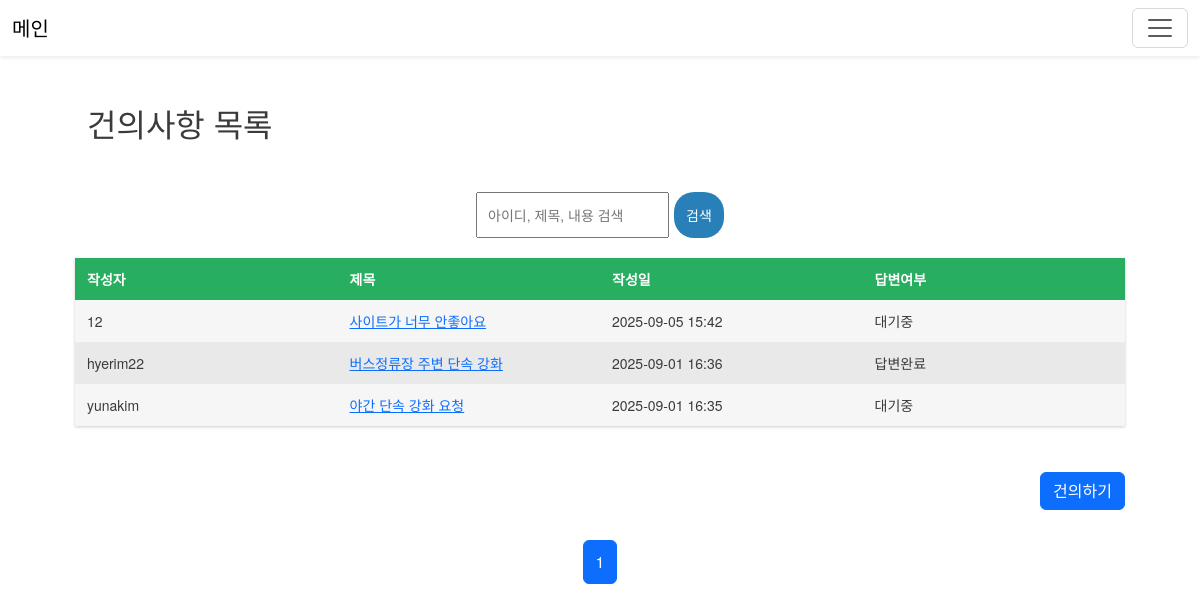
Before: /accounts/suggestions/ (signed in) with the older database file.
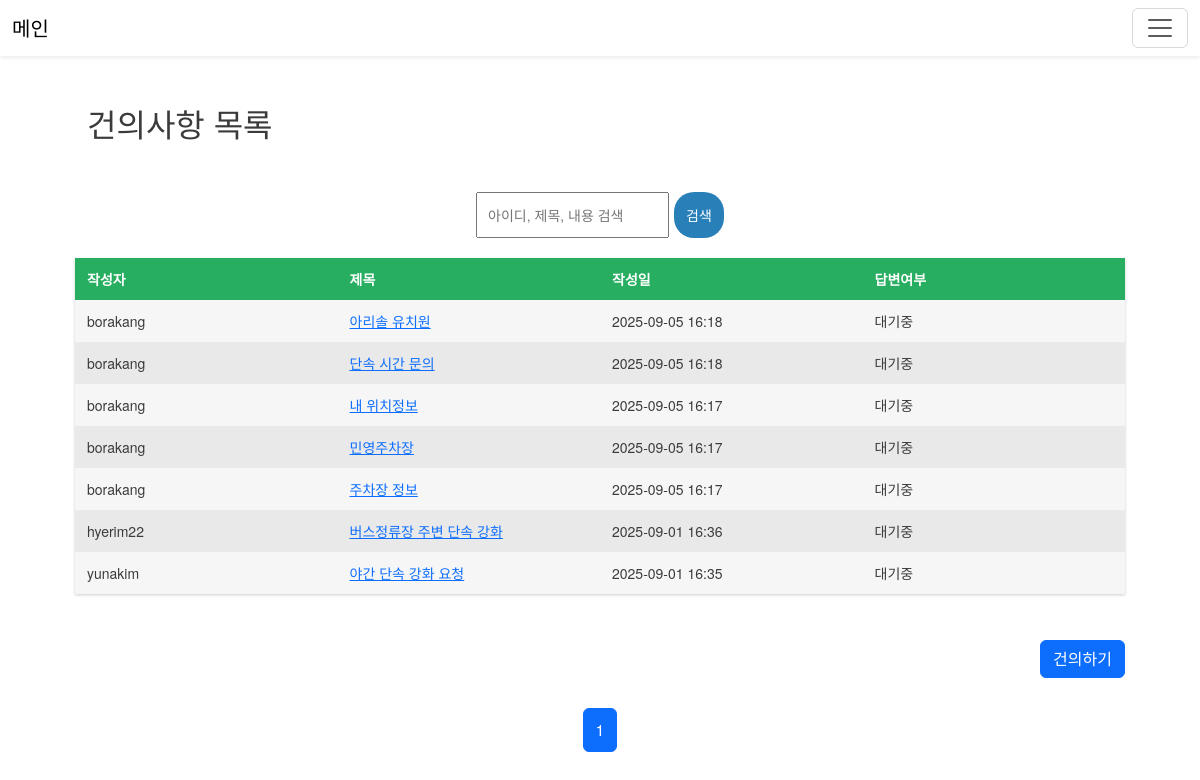
After: the same page with the newer database file.
### accounts/models.py (models this page shows, shortened)
class Suggestion(models.Model):
    author = models.ForeignKey(settings.AUTH_USER_MODEL, on_delete=models.CASCADE)
    title = models.CharField(max_length=200)
    content = models.TextField()
    created_at = models.DateTimeField(auto_now_add=True)

class CustomUser(AbstractUser):
    email = models.EmailField(blank=True, null=True)
    phone = models.CharField(max_length=11)
    name = models.CharField(max_length=50)

### accounts/views.py (the view)
# urls.py: path('suggestions/', views.suggestion_list, name='suggestion_list'),
@login_required(login_url="/accounts/login/")
def suggestion_list(request):
    search = request.GET.get("search", "")
    if request.user.is_staff:
        suggestions = Suggestion.objects.select_related("reply").all().order_by("-created_at")
    else:
        suggestions = Suggestion.objects.select_related("reply").filter(author=request.user).order_by("-created_at")
    if search:
        suggestions = suggestions.filter(
            Q(title__icontains=search)  |
            Q(content__icontains=search) |
            Q(author__username__icontains=search)
        )
    paginator = Paginator(suggestions, 10)
    page_number = request.GET.get("page")
    page_obj = paginator.get_page(page_number)
    current_page = page_obj.number
    total_pages = paginator.num_pages
    start_page = max(current_page - 2, 1)
    end_page = min(current_page + 2, total_pages)
    if current_page < 3:
        page_range = range(1, min(total_pages + 1, 6))
    elif current_page > total_pages - 2:
        page_range = range(max(1, total_pages - 4), total_pages + 1)
    else:
        page_range = range(start_page, end_page + 1)
    return render(request, "accounts/suggestion_list.html", {
        "suggestions": page_obj,  # 목록
        "page_obj": page_obj,  # 기본 page_obj
        "page_range": page_range,  # 우리가 커스텀한 범위
        "search": search,
    })

### second/templates/accounts/suggestion_list.html (shortened to what this page needs)
{% extends 'base.html' %}
{% load static %}
{% block extra_css %}
<link rel="stylesheet" href="{% static 'css/admin_page.css' %}">
{% endblock %}
{% block content %}
<div class="as">
    <div class="container mt-5">
        <h2>건의사항 목록</h2>
    </div>
    <div class="search-wrapper">
        <form method="get" class="search-form">
            <input name="search" type="text" value="{{ search }}" placeholder="아이디, 제목, 내용 검색">
            <button class="btn11" type="submit">검색</button>
        </form>
    </div>
    <div id="table">
        <div class="row header green">
            <div class="cell">
                작성자
            </div>
            <div class="cell">
                제목
            </div>
            <div class="cell">
                작성일
            </div>
            <div class="cell">
                답변여부
            </div>
        </div>
        {% for suggestion in suggestions %}
        <div class="row">
            <div class="cell">{{ suggestion.author.username }}</div>
            <div class="cell">
                <a class="new-su" href="{% url 'suggestion_detail' suggestion.id %}">
                    {{ suggestion.title }}
                </a>
            </div>
            <div class="cell">{{ suggestion.created_at|date:"Y-m-d H:i" }}</div>
            <div class="cell">{% if suggestion.reply %} 답변완료 {% else %} 대기중 {% endif %}</div>
        </div>
        {% empty %}
        <div>
            등록된 건의사항이 없습니다.
        </div>
        {% endfor %}
    </div>
    <br>
    <div class="text-end mt-3">
        <a href="{% url 'suggestion_create' %}" class="btn btn-primary">건의하기</a>
    </div>
    <br>
    <nav aria-label="Page navigation">
        <ul class="pagination justify-content-center">
            {% for num in page_range %}
            {% if page_obj.number == num %}
            <li class="page-item active"><span class="page-link">{{ num }}</span></li>
            {% else %}
            <li class="page-item"><a class="page-link" href="?page={{ num }}&search={{ search }}">{{ num }}</a></li>
            {% endif %}
            {% endfor %}
        </ul>
    </nav>
</div>
{% endblock %}

### second/templates/base.html (shortened to what this page needs)
<!DOCTYPE html>
<html lang="ko">
<head>
    {% load static %}
    <link rel="stylesheet" href="https://cdn.jsdelivr.net/npm/bootstrap@5.3.7/dist/css/bootstrap.min.css">
    {% block extra_css %}{% endblock %}
</head>
<body>
<nav class="navbar navbar-light bg-light bg-transparent shadow-sm">
    <div class="container-fluid">
        <a class="navbar-brand" href="/">메인</a>
        <div class="toast-container position-fixed top-0 start-50 translate-middle-x p-3">
        </div>
        <button class="navbar-toggler" type="button" data-bs-toggle="offcanvas" data-bs-target="#offcanvasMenu">
            <span class="navbar-toggler-icon"></span>
        </button>
    </div>
</nav>
{% block content %}
{% endblock %}
</body>
</html>

### second/static/css/admin_page.css (style rules this page uses)
body { font-family: 'Helvetica Neue', Helvetica, Arial; font-size: 14px; line-height: 30px; font-weight: 400; color: #3b3b3b; -webkit-font-smoothing: antialiased; font-smoothing: antialiased; }
.as { margin: 20px auto; width: 1050px; }
#table { box-shadow: 0 1px 3px rgba(0, 0, 0, 0.2); display: table; }
.row { display: table-row; background: #f6f6f6; }
.row:nth-of-type(odd) { background: #e9e9e9; }
.row.header { font-weight: 900; color: #ffffff; background: #ea6153; }
.row.green { background: #27ae60; }
.cell { padding: 6px 12px; display: table-cell; width: 10%; text-align: left; vertical-align: middle; }
.search-wrapper { width: 100%; display: flex; justify-content: center; margin: 50px 0 20px; }
.search-form { display: flex; }
.search-form input { padding: 6px 10px; margin-right: 5px; }
.search-form button { padding: 6px 12px; }
.btn11 { border-radius: 20px; background-color: #2980b9; color: #ffffff; border: none; }

### second/templates/base.html (style rules this page uses)
input, input:focus { outline: none; box-shadow: none; }

Changed rows visible on the page:
removed Suggestion: author.username "12", title "사이트가 너무 안좋아요", created_at "2025-09-05 15:42", shows "대기중"
added Suggestion: author.username "borakang", title "아리솔 유치원", created_at "2025-09-05 16:18", shows "대기중"
added Suggestion: author.username "borakang", title "단속 시간 문의", created_at "2025-09-05 16:18", shows "대기중"
added Suggestion: author.username "borakang", title "내 위치정보", created_at "2025-09-05 16:17", shows "대기중"
added Suggestion: author.username "borakang", title "민영주차장", created_at "2025-09-05 16:17", shows "대기중"
added Suggestion: author.username "borakang", title "주차장 정보", created_at "2025-09-05 16:17", shows "대기중"
computed for Suggestion "버스정류장 주변 단속 강화": text "답변완료" → "대기중"
